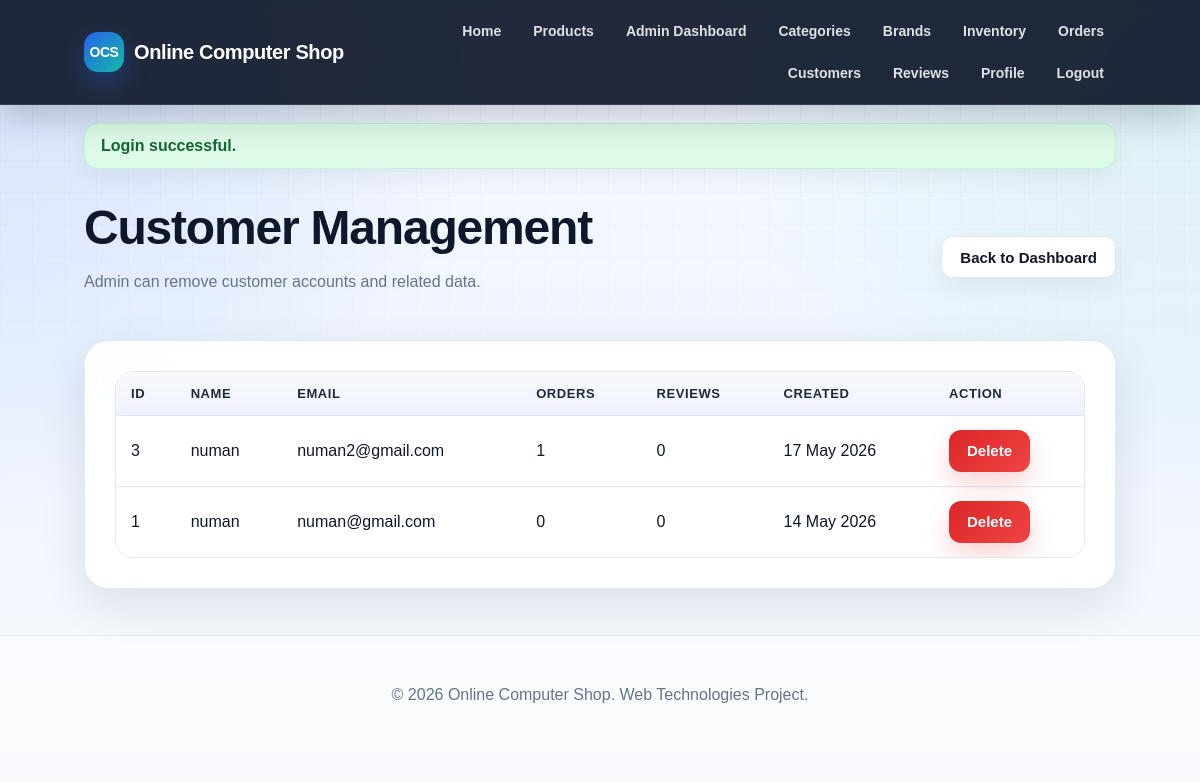
The page /index.php?page=admin-customers (signed in) on the database its author committed.
### tables this page shows
CREATE TABLE `users` (
  `id` int(11) NOT NULL,
  `name` varchar(100) DEFAULT NULL,
  `email` varchar(100) DEFAULT NULL,
  `password_hash` varchar(255) DEFAULT NULL,
  `role` enum('admin','customer') DEFAULT NULL,
  `profile_picture` varchar(255) DEFAULT NULL,
  `created_at` timestamp NOT NULL DEFAULT current_timestamp(),
  `password` varchar(255) DEFAULT NULL,
  `profile_pic` varchar(255) DEFAULT NULL,
  `remember_token` text DEFAULT NULL
);

### controllers/AdminController.php (called while the page is built, shortened)
<?php
require_once __DIR__ . '/../models/UserModel.php';
function show_admin_customers_page($conn) {
    $customers = get_all_customers_admin($conn);
    require __DIR__ . '/../views/admin/customers.php';
}

### models/UserModel.php (called while the page is built, shortened)
<?php
function get_all_customers_admin($conn) {
    $stmt = $conn->prepare("SELECT id, name, email, profile_picture, created_at
                            FROM users
                            WHERE role = 'customer'
                            ORDER BY created_at DESC");
    $stmt->execute();
    $result = $stmt->get_result();
    $customers = [];
    while ($row = $result->fetch_assoc()) {
        $customers[] = $row;
    }
    return $customers;
}

### config/session.php (called while the page is built, shortened)
<?php
function e($value) {
    return htmlspecialchars((string)($value ?? ''), ENT_QUOTES, 'UTF-8');
}

### views/admin/customers.php (the view, shortened to what this page needs)
<?php require __DIR__ . '/../layouts/header.php'; ?>
<?php require __DIR__ . '/../layouts/navbar.php'; ?>
<main class="container">
<section class="page-head">
    <div>
        <h1>Customer Management</h1>
        <p class="muted">Admin can remove customer accounts and related data.</p>
    </div>
    <a class="button-secondary" href="index.php?page=admin-dashboard">Back to Dashboard</a>
</section>
<section class="section">
    <?php if (empty($customers)): ?>
        <div class="empty-state">No customer account found.</div>
    <?php else: ?>
        <div class="table-wrap">
            <table id="customerTable">
                <thead>
                    <tr>
                        <th>ID</th>
                        <th>Name</th>
                        <th>Email</th>
                        <th>Orders</th>
                        <th>Reviews</th>
                        <th>Created</th>
                        <th>Action</th>
                    </tr>
                </thead>
                <tbody>
                    <?php foreach ($customers as $customer): ?>
                        <tr id="customer-row-<?= e($customer['id']) ?>">
                            <td><?= e($customer['id']) ?></td>
                            <td><?= e($customer['name']) ?></td>
                            <td><?= e($customer['email']) ?></td>
                            <td><?= e($customer['order_count']) ?></td>
                            <td><?= e($customer['review_count']) ?></td>
                            <td><?= e(date('d M Y', strtotime($customer['created_at']))) ?></td>
                            <td>
                                <button type="button" class="danger-btn admin-delete-customer-btn" data-customer-id="<?= e($customer['id']) ?>">Delete</button>
                            </td>
                        </tr>
                    <?php endforeach; ?>
                </tbody>
            </table>
        </div>
    <?php endif; ?>
</section>
</main>
<?php require __DIR__ . '/../layouts/footer.php'; ?>

### public/css/base.css (style rules this page uses)
:root { --primary: #2563eb; --primary-dark: #1d4ed8; --primary-soft: #dbeafe; --secondary: #14b8a6; --accent: #f97316; --danger: #dc2626; --danger-dark: #991b1b; --success: #16a34a; --success-dark: #166534; --warning: #f59e0b; --text: #0f172a; --text-soft: #475569; --muted: #64748b; --line: #e2e8f0; --surface: #ffffff; --surface-soft: #f8fafc; --surface-tint: #eff6ff; --shadow-sm: 0 8px 22px rgba(15, 23, 42, 0.06); --shadow-md: 0 16px 45px rgba(15, 23, 42, 0.10); --shadow-lg: 0 24px 70px rgba(15, 23, 42, 0.16); --radius-sm: 10px; --radius-md: 16px; --radius-lg: 24px; --max-width: 1180px; }
* { box-sizing: border-box; }
html { scroll-behavior: smooth; }
body { margin: 0; min-height: 100vh; font-family: Arial, Helvetica, sans-serif; color: var(--text); background: radial-gradient(circle at top left, rgba(37, 99, 235, 0.16), transparent 35%), radial-gradient(circle at top right, rgba(20, 184, 166, 0.12), transparent 35%), linear-gradient(180deg, #f8fbff 0%, #eef4ff 48%, #f8fafc 100%); }
body::before { content: ""; position: fixed; inset: 0; pointer-events: none; background-image: linear-gradient(rgba(15, 23, 42, 0.035) 1px, transparent 1px), linear-gradient(90deg, rgba(15, 23, 42, 0.035) 1px, transparent 1px); background-size: 32px 32px; mask-image: linear-gradient(to bottom, rgba(0, 0, 0, 0.7), transparent 55%); z-index: -1; }
a { color: var(--primary); text-decoration: none; transition: color 0.2s ease, transform 0.2s ease, background 0.2s ease, box-shadow 0.2s ease; }
h1, h2, h3 { color: var(--text); letter-spacing: -0.025em; }
h1 { font-size: clamp(2rem, 4vw, 3.6rem); line-height: 1.05; margin: 0 0 12px; }
p { line-height: 1.65; }

### public/css/layout.css (style rules this page uses)
.container { width: 86%; max-width: var(--max-width); margin: 34px auto; }
.hero-card, .section, .filter-card, .cart-card, .detail-layout, .form-card { border: 1px solid rgba(226, 232, 240, 0.95); background: rgba(255, 255, 255, 0.94); box-shadow: var(--shadow-md); backdrop-filter: blur(10px); }
.section { margin-top: 28px; border-radius: var(--radius-lg); padding: clamp(20px, 3vw, 30px); }

### public/css/components.css (style rules this page uses)
button, .button-link, .primary-btn, .button-secondary, .mini-btn, .danger-btn { display: inline-flex; align-items: center; justify-content: center; gap: 8px; min-height: 42px; border: 0; border-radius: 12px; padding: 11px 18px; font-size: 15px; font-weight: 800; line-height: 1; cursor: pointer; transition: transform 0.18s ease, box-shadow 0.18s ease, background 0.18s ease, color 0.18s ease, border-color 0.18s ease; }
button, .button-link, .primary-btn { color: #ffffff; background: linear-gradient(135deg, var(--primary), var(--secondary)); box-shadow: 0 12px 26px rgba(37, 99, 235, 0.23); }
.button-secondary, .mini-btn { color: var(--text); background: #ffffff; border: 1px solid var(--line); box-shadow: var(--shadow-sm); }
.danger-btn { color: #ffffff; background: linear-gradient(135deg, var(--danger), #ef4444); box-shadow: 0 12px 26px rgba(220, 38, 38, 0.20); }
.muted, .help, .meta, .small-note { color: var(--muted); }
.table-wrap { width: 100%; overflow-x: auto; border-radius: 18px; border: 1px solid var(--line); background: #ffffff; }
table { width: 100%; border-collapse: collapse; background: #ffffff; }
th, td { padding: 14px 15px; border-bottom: 1px solid var(--line); text-align: left; vertical-align: middle; }
th { color: #1e293b; background: linear-gradient(180deg, #f8fafc, #eef2ff); font-size: 13px; text-transform: uppercase; letter-spacing: 0.045em; }
tr:last-child td { border-bottom: 0; }

### public/css/pages.css (style rules this page uses)
.page-head { display: flex; justify-content: space-between; align-items: center; gap: 18px; margin-bottom: 24px; }

### rows shown on the page
users: id "3", name "numan", email "numan2@gmail.com", order_count "1", review_count "0", created_at "17 May 2026"
users: id "1", name "numan", email "numan@gmail.com", order_count "0", review_count "0", created_at "14 May 2026"

### other values the page prints
$flash['message'] "Login successful."
